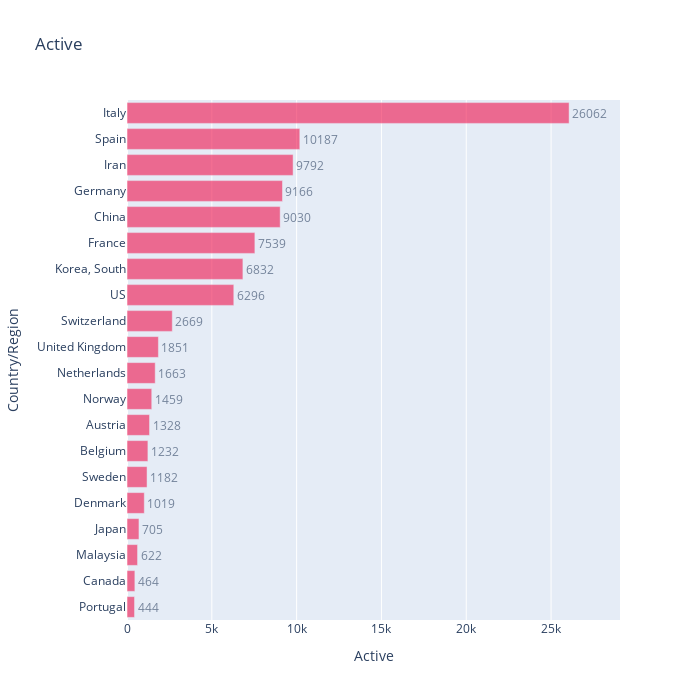

This figure's notebook cell:
### Markdown cell above
### 코로나 바이러스 환자 그래프

### Code cell
fig = px.bar(flg.sort_values('Active', ascending=False).head(20).sort_values('Active', ascending=True), 
             x="Active", y="Country/Region", title='Active', text='Active', orientation='h', 
             width=700, height=700, range_x = [0, max(flg['Active'])+3000])
fig.update_traces(marker_color='#f0134d', opacity=0.6, textposition='outside')
fig.show()

### Figure 1 — Plotly figure (JSON) as saved in the notebook; plotly's stock layout.template omitted (floating-point values rounded to 4 significant figures)
{"data": [{"alignmentgroup": "True", "hoverlabel": {"namelength": 0}, "hovertemplate": "Active=%{text}<br>Country/Region=%{y}", "legendgroup": "", "marker": {"color": "#f0134d"}, "name": "", "offsetgroup": "", "opacity": 0.6, "orientation": "h", "showlegend": false, "text": [444, 464, 622, 705, 1019, 1182, 1232, 1328, 1459, 1663, 1851, 2669, 6296, 6832, 7539, 9030, 9166, 9792, 10187, 26062], "textposition": "outside", "type": "bar", "x": [444, 464, 622, 705, 1019, 1182, 1232, 1328, 1459, 1663, 1851, 2669, 6296, 6832, 7539, 9030, 9166, 9792, 10187, 26062], "xaxis": "x", "y": ["Portugal", "Canada", "Malaysia", "Japan", "Denmark", "Sweden", "Belgium", "Austria", "Norway", "Netherlands", "United Kingdom", "Switzerland", "US", "Korea, South", "France", "China", "Germany", "Iran", "Spain", "Italy"], "yaxis": "y"}], "layout": {"barmode": "relative", "height": 700, "legend": {"tracegroupgap": 0}, "title": {"text": "Active"}, "width": 700, "xaxis": {"anchor": "y", "domain": [0, 1], "range": [0, 29062], "title": {"text": "Active"}}, "yaxis": {"anchor": "x", "domain": [0, 1], "title": {"text": "Country/Region"}}}}
